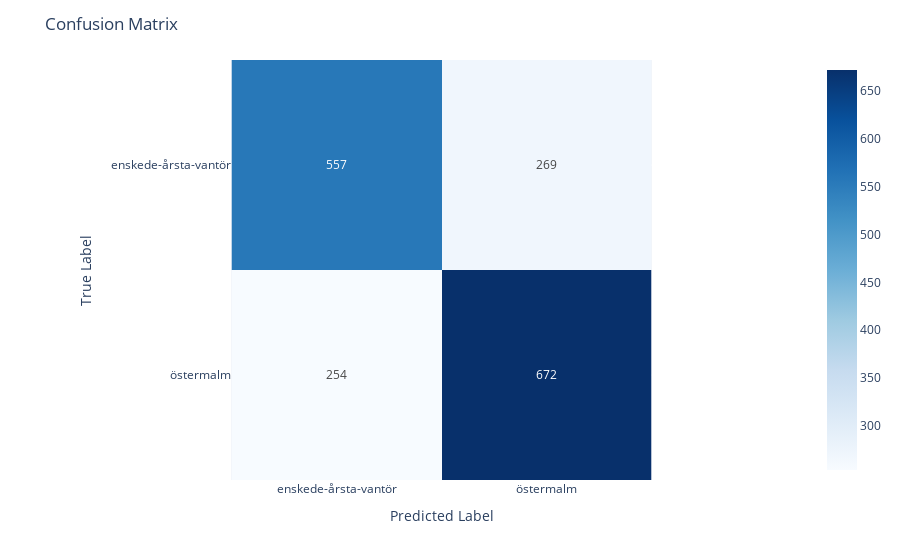

The code cell stored with this chart in its notebook:
### Code cell
evaluate_model(df, labels, 'model_GradientBoostingClassifier(random_state=42)_2n')

### Figure 1 — Plotly figure (JSON) as saved in the notebook; plotly's stock layout.template omitted (floating-point values rounded to 4 significant figures)
{"data": [{"coloraxis": "coloraxis", "hovertemplate": "x: %{x}<br>y: %{y}<br>color: %{z}<extra></extra>", "name": "0", "texttemplate": "%{z}", "type": "heatmap", "x": ["enskede-årsta-vantör", "östermalm"], "xaxis": "x", "y": ["enskede-årsta-vantör", "östermalm"], "yaxis": "y", "z": [[557, 269], [254, 672]]}], "layout": {"coloraxis": {"colorscale": [[0, "rgb(247,251,255)"], [0.125, "rgb(222,235,247)"], [0.25, "rgb(198,219,239)"], [0.375, "rgb(158,202,225)"], [0.5, "rgb(107,174,214)"], [0.625, "rgb(66,146,198)"], [0.75, "rgb(33,113,181)"], [0.875, "rgb(8,81,156)"], [1, "rgb(8,48,107)"]]}, "margin": {"t": 60}, "title": {"text": "Confusion Matrix"}, "xaxis": {"anchor": "y", "constrain": "domain", "domain": [0, 1], "scaleanchor": "y", "title": {"text": "Predicted Label"}}, "yaxis": {"anchor": "x", "autorange": "reversed", "constrain": "domain", "domain": [0, 1], "title": {"text": "True Label"}}}}
